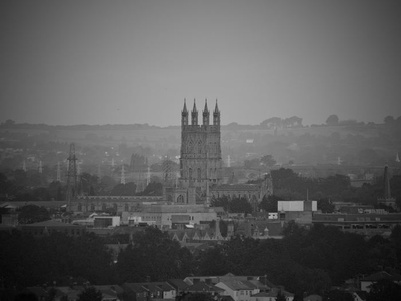
%> input picture Ex2/RV_Ex2_Task5/image_3.jpg, 401 x 301 px, shrunk from 700 x 525 before the run
$ octave RV_Ex2_Task5.m   (GNU Octave 9; MATLAB toolbox functions it lacks are replaced by stand-ins)
%> lines starting %> are read from the running program, lines starting %| are printed output that depends on the picture
% Clear Workspace
clc;
close all;
clear;

% Load Images
img_1 = imread('image_3.jpg'); % High contrast image
%> img_1 is the input picture: size 301x401x3 uint8; min 1, max 186, mean 91.7
img_2 = imread('image_4.jpg'); % Low contrast image
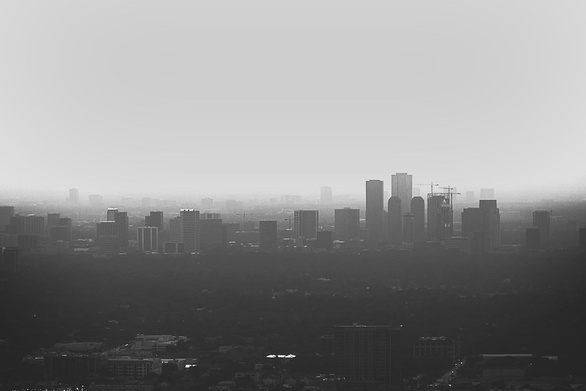
%> input picture Ex2/RV_Ex2_Task5/image_4.jpg, 586 x 391 px, shrunk from 1024 x 683 before the run
%> img_2 is the input picture: size 391x586x3 uint8; min 24, max 255, mean 141.7
img_3 = imread('image_5.jpg'); % Thinner hist image
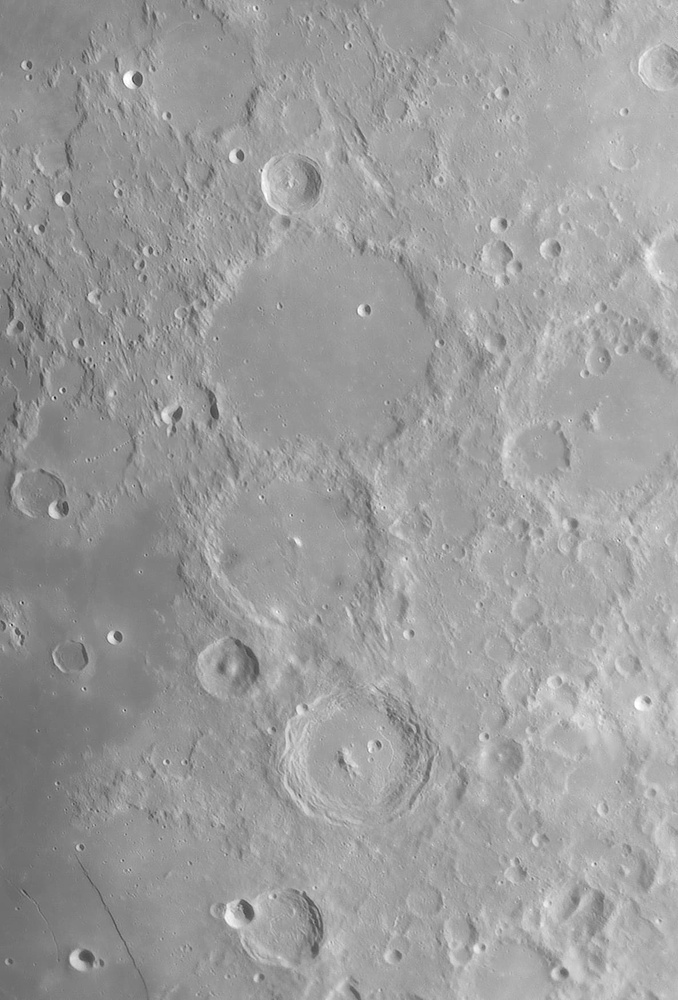
%> input picture Ex2/RV_Ex2_Task5/image_5.jpg, 678 x 1000 px, shrunk from 1185 x 1747 before the run
%> img_3 is the input picture: size 1000x678x3 uint8; min 24, max 255, mean 156.4

% Reprocess Images
rp_img_1 = equal(img_1);
rp_img_2 = equal(img_2);
rp_img_3 = equal(img_3);

% Show Results
figure;
subplot(1,2,1), imshow(img_3);
subplot(1,2,2), imshow(rp_img_3);


% Function
function image = equal(img)
    h = reshape(imhist(img),1,[]);
%> h = 256 values, max 3660 at index 161, min 0 at index 1, mean 1414.5
    w = h/numel(img);
%> w = 256 values, max 0.0101 at index 161, min 0 at index 1, mean 0.00391
    cs = cumsum(w);
%> cs = 256 values from 0 to 1
    image = uint8(cs(img+1)*255);
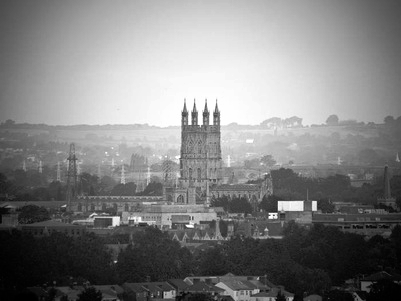
%> image: size 301x401x3 uint8; min 0, max 255, mean 128.4
%> in equal (call 2), `h = reshape(imhist(img),1,[]);`: h = 256 values, max 43842 at index 207, min 0 at index 1, mean 2685.1
%> in equal (call 2), `w = h/numel(img);`: w = 256 values, max 0.0638 at index 207, min 0 at index 1, mean 0.00391
%> in equal (call 2), `image = uint8(cs(img+1)*255);`:
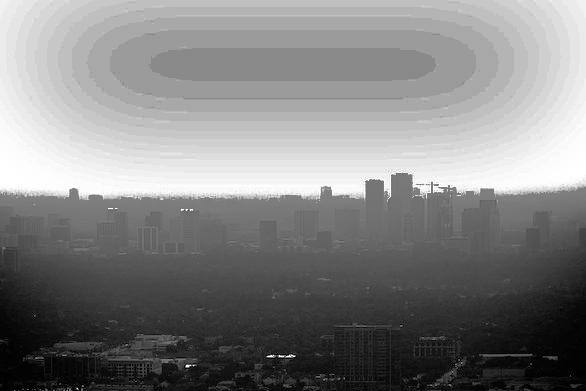
%> image: size 391x586x3 uint8; min 0, max 255, mean 130.4
%> in equal (call 3), `h = reshape(imhist(img),1,[]);`: h = 256 values, max 43539 at index 164, min 0 at index 1, mean 7945.3
%> in equal (call 3), `w = h/numel(img);`: w = 256 values, max 0.0214 at index 164, min 0 at index 1, mean 0.00391
%> in equal (call 3), `image = uint8(cs(img+1)*255);`:
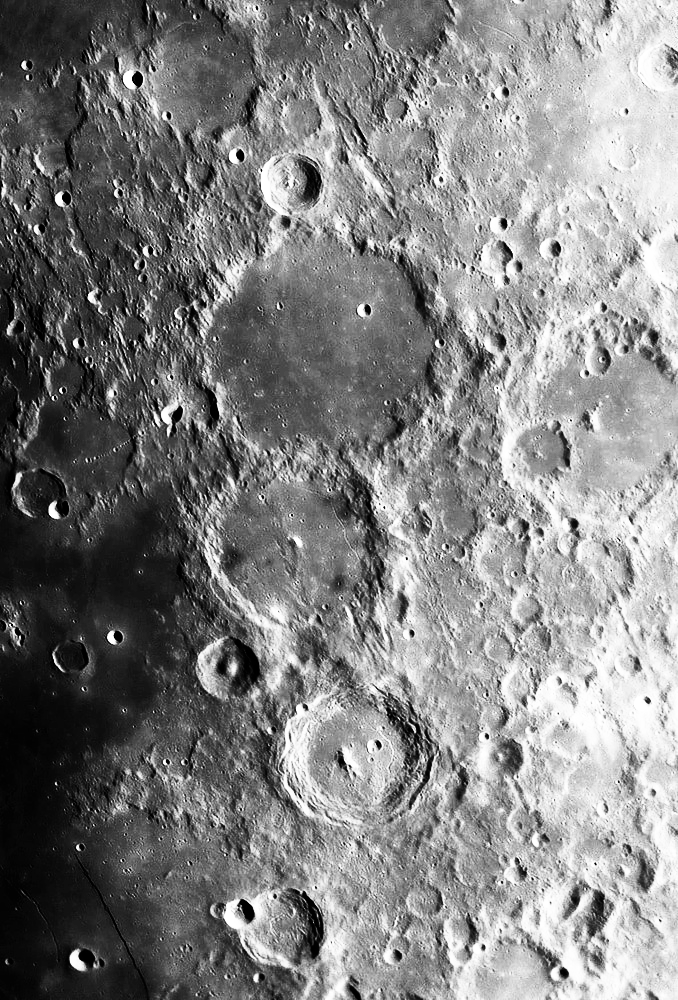
%> image: size 1000x678x3 uint8; min 0, max 255, mean 129.4
end
